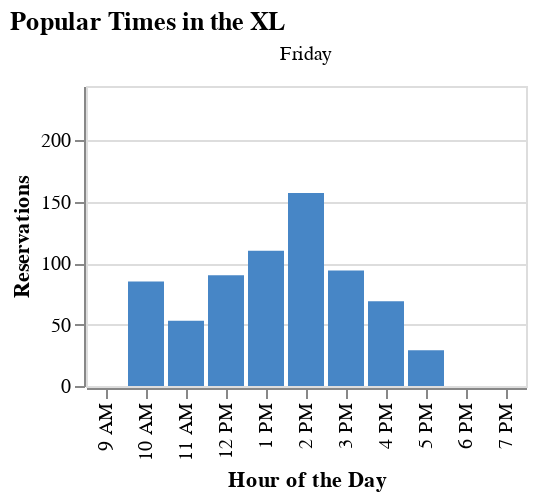
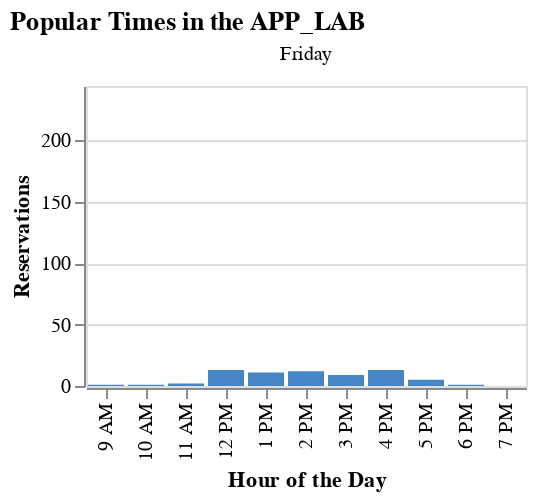

The notebook cell these images were saved under, in order:
### Code cell
def create_popular_times_chart(data_source: str, day_of_week: str):
    if data_source == "xl":
        data = xl_reservations_per_hour[xl_reservations_per_hour['day_of_week'] == day_of_week]
    elif data_source == "app_lab":
        data = app_lab_reservations_per_hour[app_lab_reservations_per_hour['day_of_week'] == day_of_week]
    else:
        raise ValueError("Invalid data source. Please specify 'xl' or 'app_lab'.")

    chart = alt.Chart(data).mark_bar().encode(
        x=alt.X('civilian_time:N', title='Hour of the Day', sort=x_domain, scale=alt.Scale(domain=x_domain)),
        y=alt.Y('count:Q', title='Reservations', scale=alt.Scale(domain=[0, max_count])),
        column=alt.Column('day_of_week:N', title=None, sort=['Monday', 'Tuesday', 'Wednesday', 'Thursday', 'Friday']),
        tooltip=alt.Tooltip('count:Q')
    ).properties(
        height=150,
        title=f'Popular Times in the {data_source.upper()}'
    ).configure_mark(color='#4786c6')

    return chart


create_popular_times_chart("xl", "Friday").show()
create_popular_times_chart("app_lab", "Friday").show()

### Figure 1 — Vega-Lite specification as saved in the notebook (floating-point values rounded to 4 significant figures)
{"config": {"view": {"continuousWidth": 300, "continuousHeight": 300}, "mark": {"color": "#4786c6"}}, "data": {"name": "data-b19a39ab341f015e832a946181df0e21"}, "mark": {"type": "bar"}, "encoding": {"column": {"field": "day_of_week", "sort": ["Monday", "Tuesday", "Wednesday", "Thursday", "Friday"], "title": null, "type": "nominal"}, "tooltip": {"field": "count", "type": "quantitative"}, "x": {"field": "civilian_time", "scale": {"domain": ["9 AM", "10 AM", "11 AM", "12 PM", "1 PM", "2 PM", "3 PM", "4 PM", "5 PM", "6 PM", "7 PM"]}, "sort": ["9 AM", "10 AM", "11 AM", "12 PM", "1 PM", "2 PM", "3 PM", "4 PM", "5 PM", "6 PM", "7 PM"], "title": "Hour of the Day", "type": "nominal"}, "y": {"field": "count", "scale": {"domain": [0, 244.0]}, "title": "Reservations", "type": "quantitative"}}, "height": 150, "title": "Popular Times in the XL", "$schema": "https://vega.github.io/schema/vega-lite/v5.17.0.json", "datasets": {"data-b19a39ab341f015e832a946181df0e21": [{"day_of_week": "Friday", "civilian_time": "1 PM", "count": 110}, {"day_of_week": "Friday", "civilian_time": "10 AM", "count": 85}, {"day_of_week": "Friday", "civilian_time": "11 AM", "count": 53}, {"day_of_week": "Friday", "civilian_time": "12 PM", "count": 90}, {"day_of_week": "Friday", "civilian_time": "2 PM", "count": 157}, {"day_of_week": "Friday", "civilian_time": "3 PM", "count": 94}, {"day_of_week": "Friday", "civilian_time": "4 PM", "count": 69}, {"day_of_week": "Friday", "civilian_time": "5 PM", "count": 29}]}}

### Figure 2 — Vega-Lite specification as saved in the notebook (floating-point values rounded to 4 significant figures)
{"config": {"view": {"continuousWidth": 300, "continuousHeight": 300}, "mark": {"color": "#4786c6"}}, "data": {"name": "data-16524e4b607526ed781d1a64f61527d7"}, "mark": {"type": "bar"}, "encoding": {"column": {"field": "day_of_week", "sort": ["Monday", "Tuesday", "Wednesday", "Thursday", "Friday"], "title": null, "type": "nominal"}, "tooltip": {"field": "count", "type": "quantitative"}, "x": {"field": "civilian_time", "scale": {"domain": ["9 AM", "10 AM", "11 AM", "12 PM", "1 PM", "2 PM", "3 PM", "4 PM", "5 PM", "6 PM", "7 PM"]}, "sort": ["9 AM", "10 AM", "11 AM", "12 PM", "1 PM", "2 PM", "3 PM", "4 PM", "5 PM", "6 PM", "7 PM"], "title": "Hour of the Day", "type": "nominal"}, "y": {"field": "count", "scale": {"domain": [0, 244.0]}, "title": "Reservations", "type": "quantitative"}}, "height": 150, "title": "Popular Times in the APP_LAB", "$schema": "https://vega.github.io/schema/vega-lite/v5.17.0.json", "datasets": {"data-16524e4b607526ed781d1a64f61527d7": [{"day_of_week": "Friday", "civilian_time": "1 PM", "count": 11}, {"day_of_week": "Friday", "civilian_time": "10 AM", "count": 1}, {"day_of_week": "Friday", "civilian_time": "11 AM", "count": 2}, {"day_of_week": "Friday", "civilian_time": "12 PM", "count": 13}, {"day_of_week": "Friday", "civilian_time": "2 PM", "count": 12}, {"day_of_week": "Friday", "civilian_time": "3 PM", "count": 9}, {"day_of_week": "Friday", "civilian_time": "4 PM", "count": 13}, {"day_of_week": "Friday", "civilian_time": "5 PM", "count": 5}, {"day_of_week": "Friday", "civilian_time": "6 PM", "count": 1}, {"day_of_week": "Friday", "civilian_time": "9 AM", "count": 1}]}}
